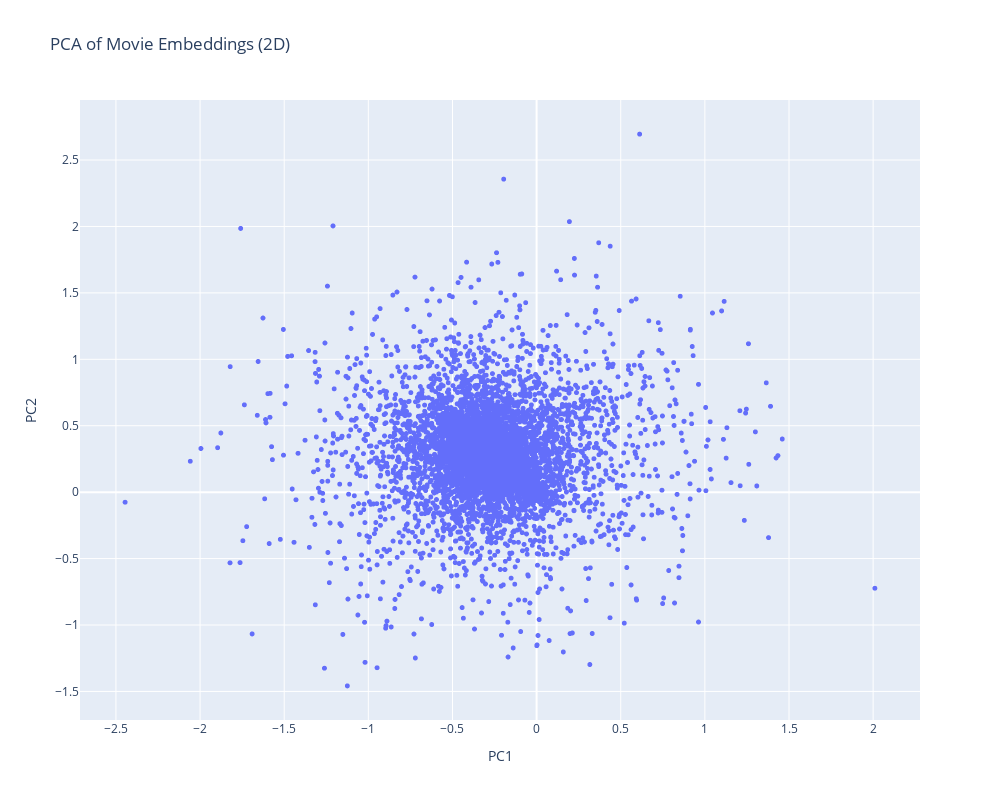

Notebook cell for this chart:
### Code cell
fig = px.scatter(
    plot_df, 
    x='PC1', 
    y='PC2', 
    title='PCA of Movie Embeddings (2D)',
    width=1000, 
    height=800, 
    hover_name='title'  
)

fig.update_traces(textposition='top center', marker=dict(size=5))
fig.update_layout(showlegend=False)
fig.show()

### Figure 1 — Plotly figure (JSON) as saved in the notebook; plotly's stock layout.template omitted (floating-point values rounded to 4 significant figures; data arrays with more than 128 entries replaced by an {"elided": "..."} marker saying what was removed)
{"data": [{"hovertemplate": "<b>%{hovertext}</b><br><br>PC1=%{x}<br>PC2=%{y}<extra></extra>", "hovertext": {"elided": "9724 str values"}, "legendgroup": "", "marker": {"color": "#636efa", "size": 5, "symbol": "circle"}, "mode": "markers", "name": "", "showlegend": false, "textposition": "top center", "type": "scattergl", "x": {"elided": "9724 float values"}, "xaxis": "x", "y": {"elided": "9724 float values"}, "yaxis": "y"}], "layout": {"height": 800, "legend": {"tracegroupgap": 0}, "showlegend": false, "title": {"text": "PCA of Movie Embeddings (2D)"}, "width": 1000, "xaxis": {"anchor": "y", "domain": [0, 1], "title": {"text": "PC1"}}, "yaxis": {"anchor": "x", "domain": [0, 1], "title": {"text": "PC2"}}}}
